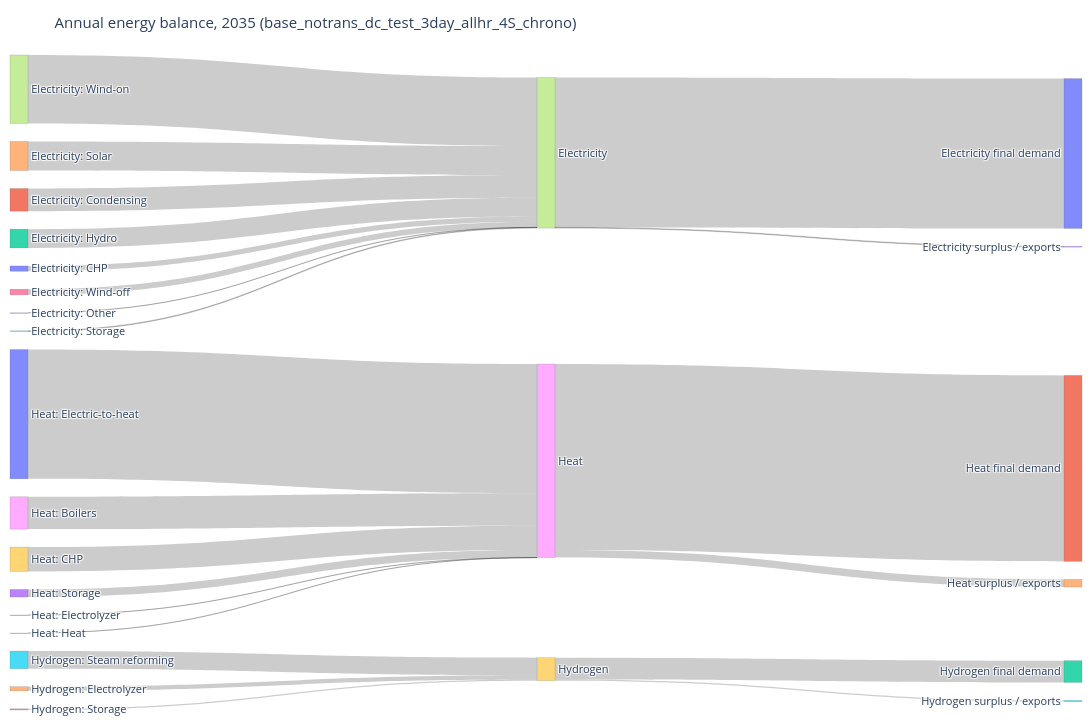

The code cell stored with this chart in its notebook:
### Code cell
# 2.6 Annual energy-balance Sankey diagram (TWh)
# Technology groups feed carriers, which feed final demand.
SANKEY_YEAR = max(get("PRO_YCRAGF")["Year"])
sankey_carriers = ["ELECTRICITY", "HEAT", "HYDROGEN"]
sankey_names = {"ELECTRICITY": "Electricity", "HEAT": "Heat", "HYDROGEN": "Hydrogen"}

sankey_pro = get("PRO_YCRAGF").query("Year == @SANKEY_YEAR and Commodity in @sankey_carriers").copy()
sankey_pro["Source"] = tech_group(sankey_pro, unpack=True)
sankey_pro = sankey_pro.groupby(["Commodity", "Source"])["Value"].sum().reset_index()

sankey_dem = pd.concat([
    get("EL_DEMAND_YCR").assign(Commodity="ELECTRICITY"),
    get("H_DEMAND_YCRA").assign(Commodity="HEAT"),
    get("H2_DEMAND_YCR").assign(Commodity="HYDROGEN"),
], ignore_index=True).query("Year == @SANKEY_YEAR and Commodity in @sankey_carriers")
sankey_dem = sankey_dem.groupby("Commodity")["Value"].sum()

source_labels = [f"{row.Commodity.title()}: {row.Source}" for row in sankey_pro.itertuples()]
carrier_labels = [sankey_names[c] for c in sankey_carriers]
sink_labels = [f"{sankey_names[c]} final demand" for c in sankey_carriers]
labels = source_labels + carrier_labels + sink_labels
carrier_index = {c: len(source_labels) + i for i, c in enumerate(sankey_carriers)}
sink_index = {c: len(source_labels) + len(carrier_labels) + i for i, c in enumerate(sankey_carriers)}
source_index = {(row.Commodity, row.Source): i for i, row in enumerate(sankey_pro.itertuples())}

links = [(source_index[(row.Commodity, row.Source)], carrier_index[row.Commodity], row.Value) for row in sankey_pro.itertuples() if row.Value > 0]
for commodity in sankey_carriers:
    supply = sankey_pro.loc[sankey_pro["Commodity"] == commodity, "Value"].sum()
    demand_value = float(sankey_dem.get(commodity, 0))
    if demand_value > 0:
        links.append((carrier_index[commodity], sink_index[commodity], demand_value))
    residual = supply - demand_value
    if residual > 1e-9:
        labels.append(f"{sankey_names[commodity]} surplus / exports")
        links.append((carrier_index[commodity], len(labels) - 1, residual))
    elif residual < -1e-9:
        labels.append(f"{sankey_names[commodity]} net imports")
        links.append((len(labels) - 1, carrier_index[commodity], -residual))

fig = go.Figure(go.Sankey(
    arrangement="snap",
    node=dict(label=labels, pad=18, thickness=18, line=dict(color="rgba(80,80,80,0.35)", width=0.5)),
    link=dict(source=[x[0] for x in links], target=[x[1] for x in links], value=[x[2] for x in links]),
))
fig.update_layout(title=f"Annual energy balance, {SANKEY_YEAR} ({SCENARIO})", height=720, width=1250,
                  font=dict(size=11), margin=dict(l=10, r=10, t=55, b=10))
fig.show()

### Figure 1 — Plotly figure (JSON) as saved in the notebook; plotly's stock layout.template omitted (floating-point values rounded to 4 significant figures)
{"data": [{"arrangement": "snap", "link": {"source": [0, 1, 2, 3, 4, 5, 6, 7, 8, 9, 10, 11, 12, 13, 14, 15, 16, 17, 17, 18, 18, 19, 19], "target": [17, 17, 17, 17, 17, 17, 17, 17, 18, 18, 18, 18, 18, 18, 19, 19, 19, 20, 23, 21, 24, 22, 25], "value": [174.4, 746.5, 619.5, 0.0406, 958.3, 22.65, 184.6, 2256.0, 1065.0, 801.4, 4262.0, 1.375, 0.462, 250.5, 135.9, 580.8, 38.75, 4939.0, 22.65, 6130.0, 250.5, 716.7, 38.75]}, "node": {"label": ["Electricity: CHP", "Electricity: Condensing", "Electricity: Hydro", "Electricity: Other", "Electricity: Solar", "Electricity: Storage", "Electricity: Wind-off", "Electricity: Wind-on", "Heat: Boilers", "Heat: CHP", "Heat: Electric-to-heat", "Heat: Electrolyzer", "Heat: Heat", "Heat: Storage", "Hydrogen: Electrolyzer", "Hydrogen: Steam reforming", "Hydrogen: Storage", "Electricity", "Heat", "Hydrogen", "Electricity final demand", "Heat final demand", "Hydrogen final demand", "Electricity surplus / exports", "Heat surplus / exports", "Hydrogen surplus / exports"], "line": {"color": "rgba(80,80,80,0.35)", "width": 0.5}, "pad": 18, "thickness": 18}, "type": "sankey"}], "layout": {"font": {"size": 11}, "height": 720, "margin": {"b": 10, "l": 10, "r": 10, "t": 55}, "title": {"text": "Annual energy balance, 2035 (base_notrans_dc_test_3day_allhr_4S_chrono)"}, "width": 1250}}
